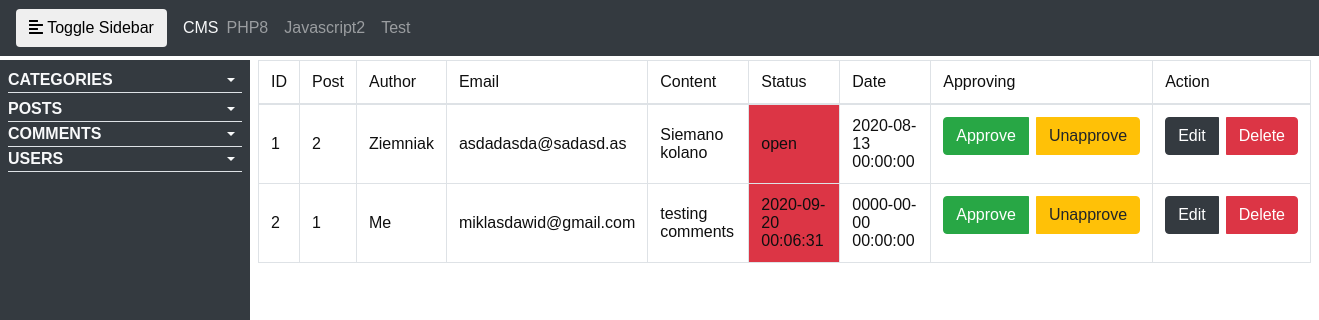
The page /admin/comments/index.php on the database as committed earlier.
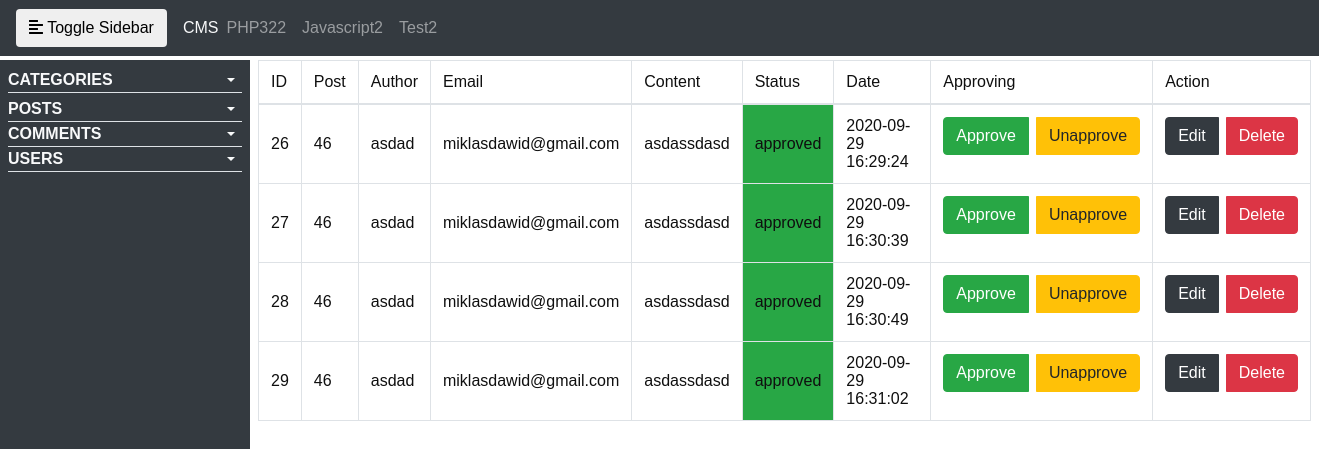
The same page on the database as committed later.
### tables this page shows
CREATE TABLE `categories` (
  `id` int(3) NOT NULL,
  `name` varchar(255) NOT NULL
);

CREATE TABLE `comments` (
  `id` int(5) NOT NULL,
  `post_id` int(7) NOT NULL,
  `author` varchar(100) NOT NULL,
  `email` varchar(100) NOT NULL,
  `content` varchar(1000) NOT NULL,
  `status` varchar(50) NOT NULL,
  `date` datetime NOT NULL
);

### components/funcs.php (called while the page is built, shortened)
<?php
function getAllComments()
{
    global $connection;
    $query = 'SELECT * FROM comments';
    $select_all_comments_query = mysqli_query($connection, $query);
    return $select_all_comments_query;
}

### admin/comments/all_comments.php (the view, shortened to what this page needs)
<div class="content px-2 w-100">
    <table class="table table-bordered">
        <thead class="thead">
            <td>ID</td>
            <td>Post</td>
            <td>Author</td>
            <td>Email</td>
            <td>Content</td>
            <td>Status</td>
            <td>Date</td>
            <td>Approving</td>
            <td>Action</td>
        </thead>
        <tbody>
            <?php
            if (isset($_GET['category'])) {
                $posts = getAllPostsWithCategory($_GET['category']);
            } else {
                $comments = getAllComments();
            }
            foreach ($comments as $row) {
            ?>
                <tr>
                    <td class="align-middle"><?= $row['id'] ?></td>
                    <td class="align-middle"><?= $row['post_id'] ?></td>
                    <td class="align-middle"><?= $row['author'] ?></td>
                    <td class="align-middle"><?= $row['email'] ?></td>
                    <td class="align-middle"><?= $row['content'] ?></td>
                    <td class="align-middle
                    <?php
                    if ($row['status'] == 'approved') {
                        echo 'bg-success';
                    } else {
                        echo 'bg-danger';
                    }
                    ?>
                    "><?= $row['status'] ?></td>
                    <td class="align-middle"><?= $row['date'] ?></td>
                    <td>
                        <div class="btn-group">
                            <a class="btn btn-success mr-2" href="index.php?approve=<?= $row['id'] ?>">Approve</a>
                            <a href="index.php?unapprove=<?= $row['id'] ?>" class="btn btn-warning">Unapprove</a>
                        </div>
                    </td>
                    <td>
                        <div class="btn-group">
                            <a class="btn btn-dark mr-2" href="/cms/admin/comments/index.php?action=editcomment&editcomment=<?= $row['id'] ?>">Edit</a>
                            <a href="index.php?deletecomment=<?= $row['id'] ?>" class="btn btn-danger">Delete</a>
                        </div>
                    </td>
                </tr>
            <?php } ?>
        </tbody>
    </table>
</div>

### admin/includes/navigation.php (shortened to what this page needs)
<nav class="navbar navbar-expand-lg navbar-dark bg-dark mb-1">
  <button type="button" id="sidebarCollapse" class="btn btn-outline-white mr-3">
    <i class="fas fa-align-left"></i>
    <span>Toggle Sidebar</span>
  </button>
  <a class="text-light" class="text-light" href="/cms/admin" class="navbar-brand">CMS</a>
  <div class="collapse navbar-collapse" id="navbarNav">
    <ul class="navbar-nav mr-auto mt-2 mt-lg-0">
      <?php
      $query = 'SELECT * FROM categories';
      $select_all_categories_query = mysqli_query($connection, $query);
      while ($row = mysqli_fetch_assoc($select_all_categories_query)) {
        echo '<li class="nav-item">
                <a href="" class="nav-link">' . $row['name'] . '</a>
                </li>';
      }
      ?>
    </ul>
  </div>
</nav>

Rows that differ between the two databases and show on the page:
removed categories: name "Test"
removed comments: id "1", post "2", author "Ziemniak", email "asdadasda@sadasd.as", content "Siemano kolano", status "open", date "2020-08-13 00:00:00"
removed comments: id "2", post "1", author "Me", email "miklasdawid@gmail.com", content "testing comments", status "2020-09-20 00:06:31", date "0000-00-00 00:00:00"
changed categories: name "PHP8" → "PHP322"
added categories: name "Test2"
added comments: id "26", post "46", author "asdad", email "miklasdawid@gmail.com", content "asdassdasd", status "approved", date "2020-09-29 16:29:24"
added comments: id "27", post "46", author "asdad", email "miklasdawid@gmail.com", content "asdassdasd", status "approved", date "2020-09-29 16:30:39"
added comments: id "28", post "46", author "asdad", email "miklasdawid@gmail.com", content "asdassdasd", status "approved", date "2020-09-29 16:30:49"
added comments: id "29", post "46", author "asdad", email "miklasdawid@gmail.com", content "asdassdasd", status "approved", date "2020-09-29 16:31:02"
